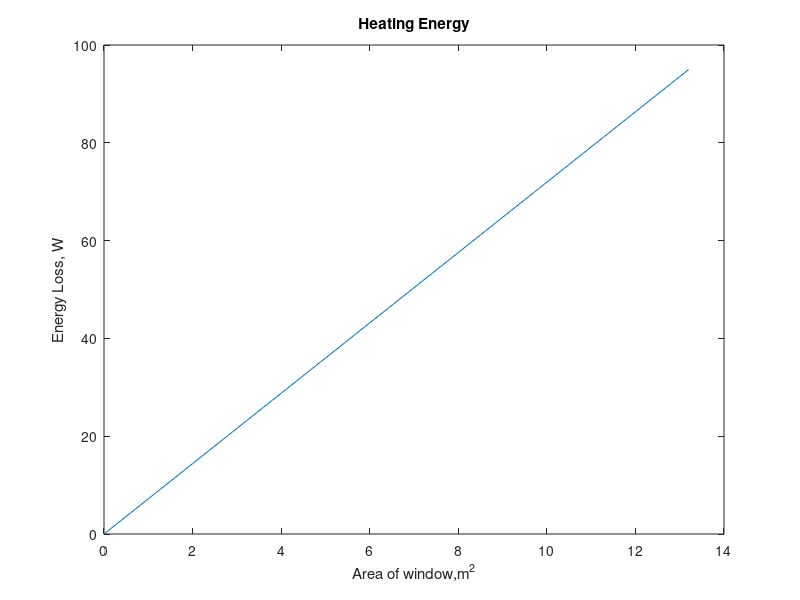

MATLAB code to generate this figure:
DeltaT = 5.6;
h0 = 10;
hi = 30;
kg = 1;
ka = 0.016;
lg = 0.01;
la = 0.01;
A = 0:.1:13.2;
Q=(((DeltaT))*A)/((1/h0)+(1/hi)+(2*lg/kg)+(la/ka));
figure
plot(A,Q);
p=polyfit(A,Q,1)
title('Heating Energy');
ylabel('Energy Loss, W') 
xlabel('Area of window,m^2')